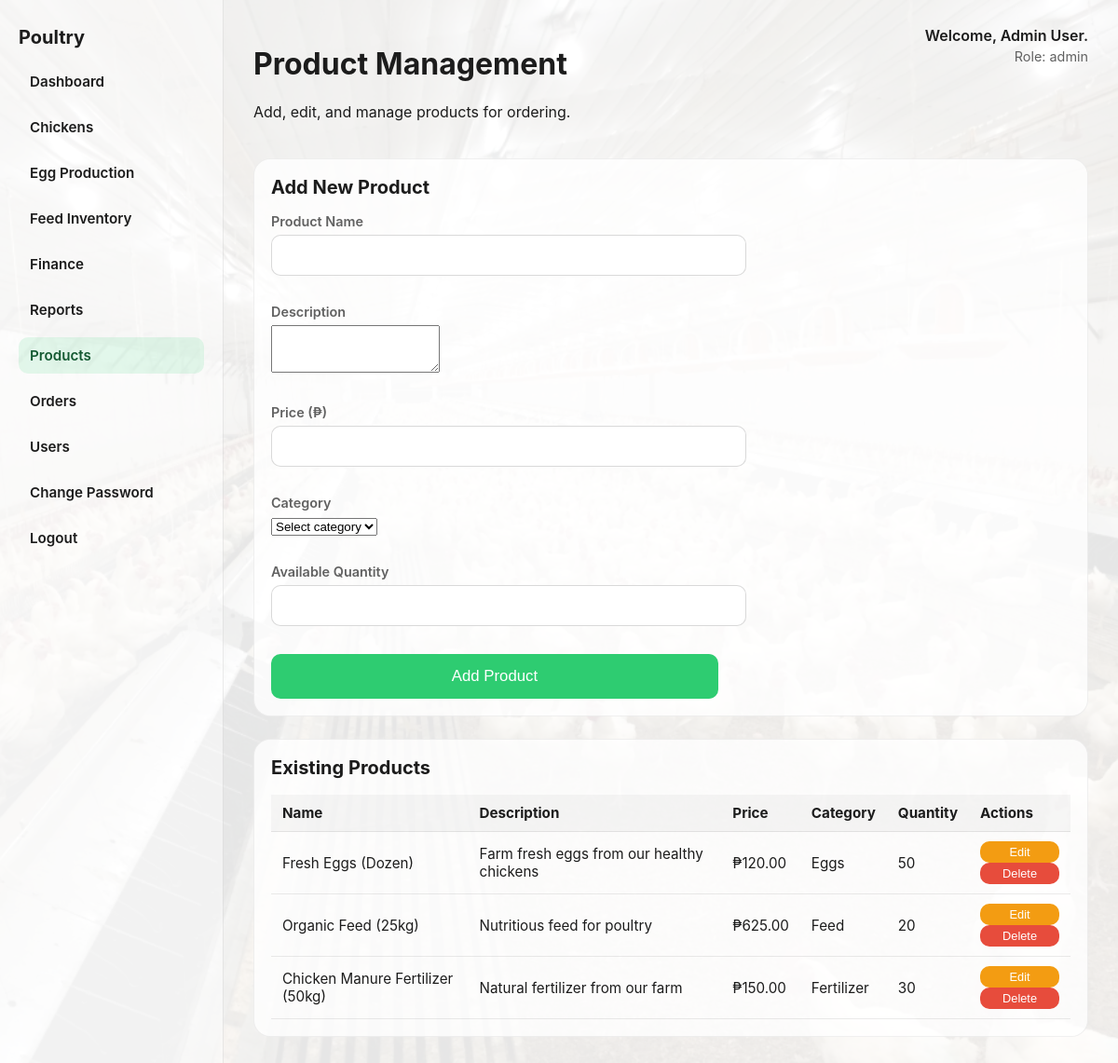
The page /products.php (signed in) on the database its author committed.
### tables this page shows
CREATE TABLE products (
    id INT AUTO_INCREMENT PRIMARY KEY,
    name VARCHAR(255) NOT NULL,
    description TEXT,
    price DECIMAL(12,2) NOT NULL,
    category VARCHAR(100) NOT NULL,
    available_quantity INT NOT NULL DEFAULT 0
);

### controllers/BaseController.php (called while the page is built, shortened)
<?php
class BaseController {
    protected function render($view, $data = []) {
        extract($data);
        include __DIR__ . '/../views/' . $view . '.php';
    }
}
?>

### controllers/ProductController.php (called while the page is built, shortened)
<?php
require_once __DIR__ . '/BaseController.php';
class ProductController extends BaseController {
    private ProductModel $model;
    public function __construct() {
        $this->model = new ProductModel();
    }
    public function index() {
        $message = '';
        $data = [
            'message' => $message,
            'products' => $this->model->getAllProducts(),
            'pageTitle' => 'Product Management',
            'pageDescription' => 'Add, edit, and manage products for ordering.',
            'activeNav' => 'products'
        ];
        $this->render('products', $data);
    }
}
?>

### products.php (called while the page is built)
<?php
require_once __DIR__ . '/controllers/ProductController.php';
$controller = new ProductController();
$controller->index();
?>

### config.php (called while the page is built, shortened)
<?php
function get_db() {
    static $db;
    if (!$db) {
        if (DB_TYPE === 'mysql') {
            $dsn = 'mysql:host=' . DB_MYSQL_HOST . ';dbname=' . DB_MYSQL_NAME . ';charset=utf8mb4';
            $db = new PDO($dsn, DB_MYSQL_USER, DB_MYSQL_PASS);
        } else {
            $db = new PDO('sqlite:' . DB_FILE);
        }
        $db->setAttribute(PDO::ATTR_ERRMODE, PDO::ERRMODE_EXCEPTION);
    }
    return $db;
}

### models/BaseModel.php (called while the page is built, shortened)
<?php
require_once __DIR__ . '/../config.php';
class BaseModel {
    public function __construct() {
        $this->db = get_db();
    }
}
?>

### models/ProductModel.php (called while the page is built, shortened)
<?php
require_once __DIR__ . '/BaseModel.php';
class ProductModel extends BaseModel {
    public function getAllProducts() {
        return $this->db->query('SELECT * FROM products ORDER BY category, name')->fetchAll(PDO::FETCH_ASSOC);
    }
}
?>

### views/products.php (the view, shortened to what this page needs)
<?php include __DIR__ . '/../includes/header.php'; ?>
<?php
$products = $products ?? [];
?>
<div class="card-panel">
    <h2>Add New Product</h2>
    <form method="post" style="display:grid; gap:12px; max-width:480px;">
        <div class="field">
            <label for="name">Product Name</label>
            <input id="name" name="name" type="text" required />
        </div>
        <div class="field">
            <label for="description">Description</label>
            <textarea id="description" name="description" rows="3"></textarea>
        </div>
        <div class="field">
            <label for="price">Price (₱)</label>
            <input id="price" name="price" type="number" step="0.01" min="0" required />
        </div>
        <div class="field">
            <label for="category">Category</label>
            <select id="category" name="category" required>
                <option value="">Select category</option>
            </select>
        </div>
        <div class="field">
            <label for="quantity">Available Quantity</label>
            <input id="quantity" name="quantity" type="number" min="0" required />
        </div>
        <button class="button" type="submit">Add Product</button>
    </form>
</div>
<div class="card-panel">
    <h2>Existing Products</h2>
    <table class="table">
        <thead>
            <tr>
                <th>Name</th>
                <th>Description</th>
                <th>Price</th>
                <th>Category</th>
                <th>Quantity</th>
                <th>Actions</th>
            </tr>
        </thead>
        <tbody>
            <?php foreach ($products as $product): ?>
                <tr>
                    <td><?= htmlspecialchars($product['name']) ?></td>
                    <td><?= htmlspecialchars($product['description'] ?? '') ?></td>
                    <td>₱<?= number_format($product['price'], 2) ?></td>
                    <td><?= htmlspecialchars(ucfirst($product['category'])) ?></td>
                    <td><?= htmlspecialchars($product['available_quantity']) ?></td>
                    <td>
                        <button class="button" onclick="editProduct(<?= $product['id'] ?>, '<?= htmlspecialchars(addslashes($product['name'])) ?>', '<?= htmlspecialchars(addslashes($product['description'] ?? '')) ?>', <?= $product['price'] ?>, '<?= $product['category'] ?>', <?= $product['available_quantity'] ?>)" style="background: #f39c12; color: white; padding: 4px 8px; font-size: 0.8rem;">Edit</button>
                        <form method="post" style="display: inline;" onsubmit="return confirm('Are you sure you want to delete this product?')">
                            <button class="button" type="submit" style="background: #e74c3c; color: white; padding: 4px 8px; font-size: 0.8rem;">Delete</button>
                        </form>
                    </td>
                </tr>
            <?php endforeach; ?>
        </tbody>
    </table>
</div>
<?php include __DIR__ . '/../includes/footer.php'; ?>

### assets/css/style.css (style rules this page uses)
:root { --bg: #e9ebee; --card: rgba(255, 255, 255, 0.95); --primary: #2ecc71; --primary-dark: #22b864; --text: #1c1c1c; --muted: #616161; --border: rgba(0, 0, 0, 0.15); --shadow: 0 16px 40px rgba(0, 0, 0, 0.18); }
html, body { height: 100%; margin: 0; font-family: -apple-system, BlinkMacSystemFont, "Segoe UI", Roboto, Helvetica, Arial, sans-serif; background: url('../images/poultry.png') center/cover fixed no-repeat; background-attachment: fixed; color: var(--text); }
.field { margin-bottom: 18px; }
.field label { display: block; margin-bottom: 6px; font-weight: 600; font-size: 0.9rem; color: var(--muted); }
.field input { width: 100%; padding: 12px 14px; border-radius: 10px; border: 1px solid var(--border); font-size: 1rem; outline: none; transition: border-color 0.2s ease; }
.button { width: 100%; padding: 14px; border: none; border-radius: 10px; background: var(--primary); color: white; font-size: 1.05rem; cursor: pointer; transition: background 0.2s ease; }
.card-panel { padding: 18px; margin-top: 24px; border-radius: 18px; background: rgba(255, 255, 255, 0.8); border: 1px solid rgba(0, 0, 0, 0.06); }
.card-panel h2 { margin-top: 0; font-size: 1.25rem; }
.table { width: 100%; border-collapse: collapse; margin-top: 12px; }
.table th, .table td { padding: 10px 12px; border-bottom: 1px solid rgba(0, 0, 0, 0.08); text-align: left; font-size: 0.95rem; }
.table th { background: rgba(0, 0, 0, 0.03); font-weight: 700; }

### rows shown on the page
products: name "Fresh Eggs (Dozen)", description "Farm fresh eggs from our healthy chickens", price "120.00", category "Eggs", available_quantity "50"
products: name "Organic Feed (25kg)", description "Nutritious feed for poultry", price "625.00", category "Feed", available_quantity "20"
products: name "Chicken Manure Fertilizer (50kg)", description "Natural fertilizer from our farm", price "150.00", category "Fertilizer", available_quantity "30"

### other values the page prints
$pageTitle "Product Management"
$pageDescription "Add, edit, and manage products for ordering."
$user['name'] "Admin User"
$user['role'] "admin"
